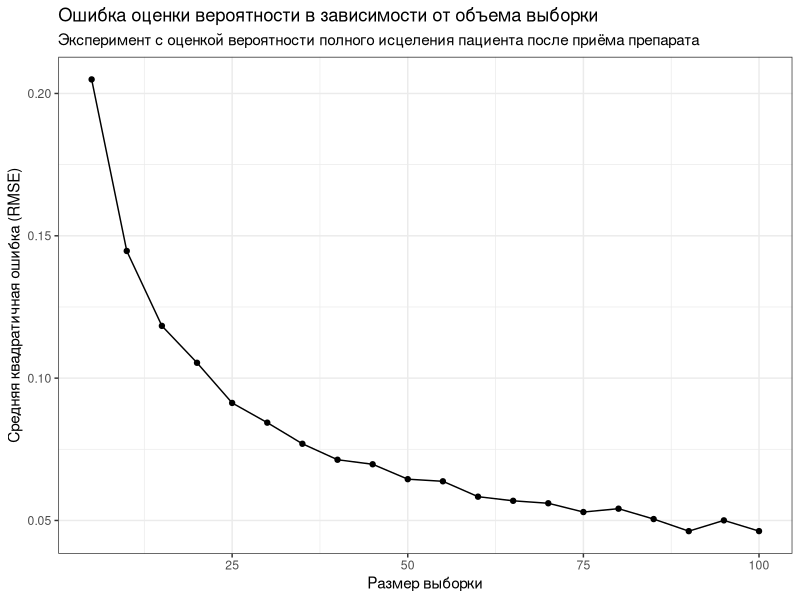
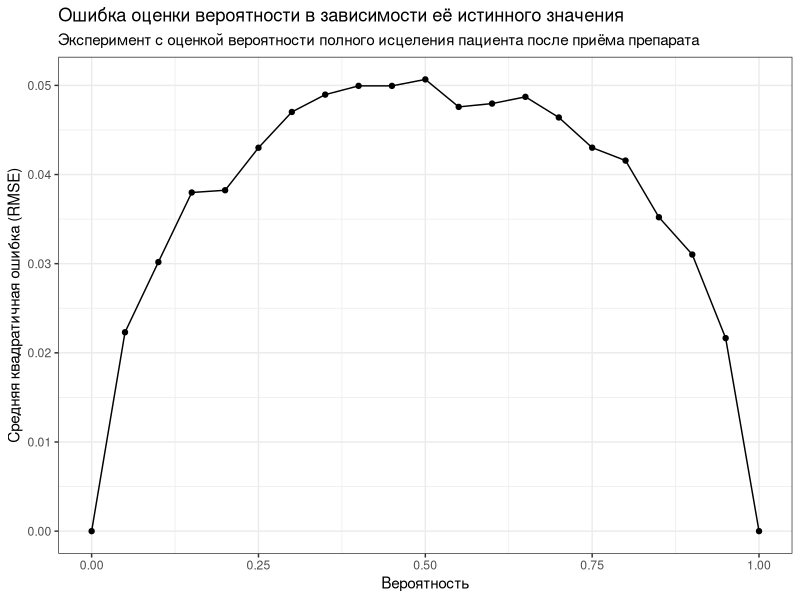

The R source for these figures, in order:
## ---- chunk 1
knitr::opts_chunk$set(echo = TRUE)

library(tidyverse)

## ---- chunk 2
# Функция для оценки ошибки при разном количестве пациентов
evaluate_error <- function(n_patients, p_true, n_repeats) {
  df_all_repeats <- data.frame(
    n_exp = rep(1:n_repeats, each = n_patients),
    ID =  rep(1:n_patients, n_repeats),
    outcome = rbinom(n_repeats * n_patients, 1, p_true)
  )

  df_sample_prob <- df_all_repeats %>%
    group_by(n_exp) %>%
    summarise(mean_outcome = mean(outcome)) %>%
    ungroup()
  
  error <- sqrt(mean((df_sample_prob$mean_outcome - p_true)^2))
  return(error)
}
## ---- chunk 3
sample_sizes <- seq(5, 100, by = 5)
errors <- sapply(sample_sizes, function(n) evaluate_error(n, p_true=0.7, n_repeats=1000))

# Строим график зависимости ошибки от объема выборки
error_df <- data.frame(sample_size = sample_sizes, error = errors)

ggplot(error_df, aes(x = sample_size, y = error)) +
  geom_line() +
  geom_point() +
  theme_bw() +
  labs(title = "Ошибка оценки вероятности в зависимости от объема выборки",
       subtitle = "Эксперимент с оценкой вероятности полного исцеления пациента после приёма препарата",
       x = "Размер выборки",
       y = "Средняя квадратичная ошибка (RMSE)")
## ---- chunk 4
# Функция для оценки ошибки при разном количестве пациентов
evaluate_error <- function(n_patients, p_true, n_repeats) {
  df_all_repeats <- data.frame(
    n_exp = rep(1:n_repeats, each = n_patients),
    ID =  rep(1:n_patients, n_repeats),
    outcome = rbinom(n_repeats * n_patients, 1, p_true)
  )

  df_sample_prob <- df_all_repeats %>%
    group_by(n_exp) %>%
    summarise(mean_outcome = mean(outcome)) %>%
    ungroup()
  
  error <- sqrt(mean((df_sample_prob$mean_outcome - p_true)^2))
  return(error)
}
## ---- chunk 5
p_true <- seq(0, 1, by = 0.05)
errors <- sapply(p_true, function(n) evaluate_error(n_patients=100, p_true=n, n_repeats=1000))

# Строим график зависимости ошибки от объема выборки
error_df <- data.frame(p_true = p_true, error = errors)

ggplot(error_df, aes(x = p_true, y = error)) +
  geom_line() +
  geom_point() +
  theme_bw() +
  labs(title = "Ошибка оценки вероятности в зависимости её истинного значения",
       subtitle = "Эксперимент с оценкой вероятности полного исцеления пациента после приёма препарата",
       x = "Вероятность",
       y = "Средняя квадратичная ошибка (RMSE)")
